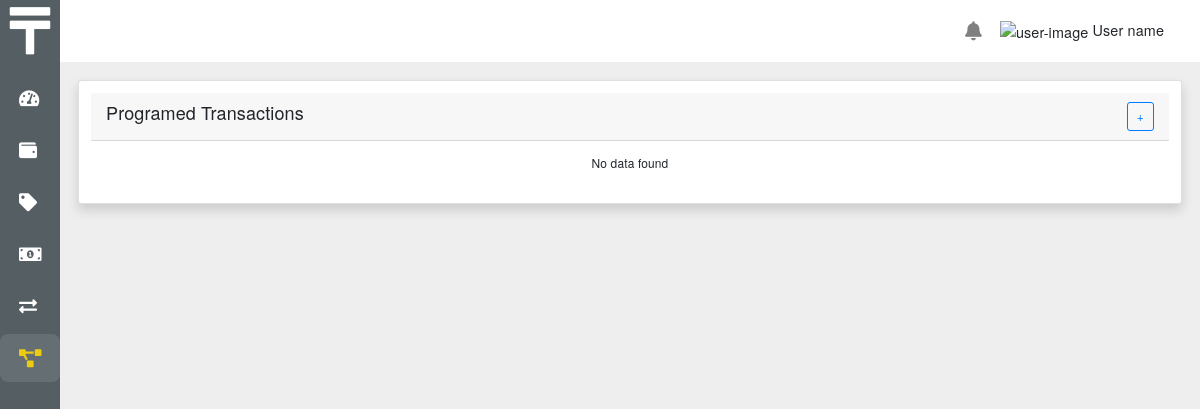
Page /programed_transactions/ on the earlier database version.
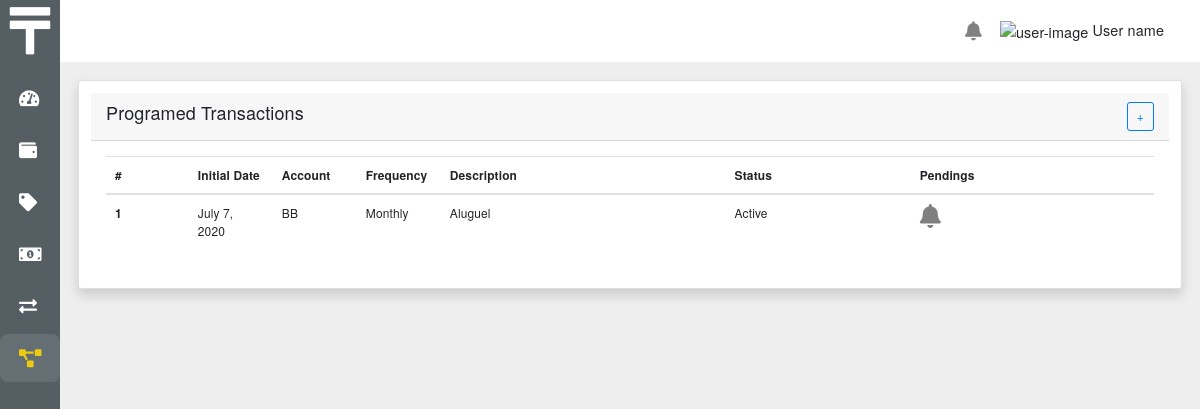
Same page on the later database version.
### core/models.py (models this page shows, shortened)
class ProgramedTransaction(BaseModel):
    initial_date = models.DateField(default=timezone.now)
    account = models.ForeignKey(
        Account, on_delete=models.PROTECT, related_name='programed_transactions')
    frequency = models.IntegerField(
        choices=FrequencyChoices.choices, default=FrequencyChoices.DIARY)
    value = models.DecimalField(max_digits=15, decimal_places=2, default=0.0)
    description = models.CharField(max_length=100, null=True, blank=True)
    observation = models.CharField(max_length=200, null=True, blank=True)
    category = models.ForeignKey(Category, on_delete=models.PROTECT)
    last_verification = models.DateField(null=True, blank=True)
    status = models.IntegerField(
        choices=StatusChoices.choices, default=StatusChoices.ACTIVE)
    def __str__(self):
        return self.description
    def get_frequency_label(self):
        return FrequencyChoices(self.frequency).label
    def get_status_label(self):
        return StatusChoices(self.status).label
    def has_pendings(self):
        transactions = self.get_pending_transactions()
        return len(transactions) > 0
    def get_pending_transactions(self):
        today = date.today()
        pendings = []
        if (self.last_verification or (today + timedelta(-1))) < today and self.initial_date < today:
            generator = self.Generator(self)
            pendings = generator.get_transactions(timedelta(days=1))
        return pendings
    class Generator:
        def __init__(self, programed_transaction):
            self.programed_transaction = programed_transaction
            self.factory = ObjectFactory()
            self._register()
        def _register(self):
            self.factory.register_builder(
                FrequencyChoices.DIARY, self.DiaryGenerator)
            self.factory.register_builder(
                FrequencyChoices.WEEKLY, self.WeeklyGenerator)
            self.factory.register_builder(
                FrequencyChoices.MONTHLY, self.MonthlyGenerator)
            self.factory.register_builder(
                FrequencyChoices.YEARLY, self.YearlyGenerator)
        def get_transactions(self, dt):
            frequency = FrequencyChoices(self.programed_transaction.frequency)
            builder = self.factory.create(frequency)
            return builder.generate(self.programed_transaction, dt)
        class BaseGenerator:
            def generate(self, programed_transaction, dt):
                transaction_list = []
                min_date = timedelta(days=1)
                day = programed_transaction.initial_date
                while day <= date.today():
                    if (dt == min_date) or (day == dt.date()):
                        transactions = programed_transaction.transactions.filter(
                            date=day)
                        if transactions.count() == 0:
                            transaction = Transaction(
                                value=programed_transaction.value,
                                date=day,
                                description=programed_transaction.description,
                                observation=programed_transaction.observation,
                                account=programed_transaction.account,
                                category=programed_transaction.category,
                                status=StatusTransactionChoices.PENDING,
                                programed_transaction=programed_transaction
                            )
                            transaction_list.append(transaction)
                    day = self.get_next_day(day)
                return transaction_list
        class DiaryGenerator(BaseGenerator):
            def get_next_day(self, day):
                return day + timedelta(days=1)
            def generate(self, programed_transaction, dt):
                return super().generate(programed_transaction, dt)
        class WeeklyGenerator(BaseGenerator):
            def get_next_day(self, day):
                return day + timedelta(days=7)
            def generate(self, programed_transaction, dt):
                return super().generate(programed_transaction, dt)
        class MonthlyGenerator(BaseGenerator):
            def get_next_day(self, day):
                year = day.year
                month = day.month + 1
                if month > 12:
                    month = 1
                    year += 1
                days_in_month = monthrange(year, month)[1]
                return day + timedelta(days=days_in_month)
            def generate(self, programed_transaction, dt):
                return super().generate(programed_transaction, dt)
        class YearlyGenerator(BaseGenerator):
            def get_next_day(self, day):
                return day.replace(year=day.year + 1)
            def generate(self, programed_transaction, dt):
                return super().generate(programed_transaction, dt)

class Account(BaseModel):
    description = models.CharField(max_length=25, null=False, blank=False)
    status = models.IntegerField(
        choices=StatusChoices.choices, default=StatusChoices.ACTIVE)
    type = models.IntegerField(
        choices=AccountTypeChoices.choices, default=AccountTypeChoices.CA)
    opening_balance = models.DecimalField(max_digits=10, decimal_places=2)
    opening_type = models.IntegerField(
        choices=MovementTypeChoices.choices, default=MovementTypeChoices.POSITIVE)
    opening_balance_date = models.DateField()
    color = models.IntegerField(
        choices=ColorChoices.choices, default=ColorChoices.PRIMARY)
    def __str__(self):
        return self.description

### core/views.py (the view)
# urls.py: path('programed_transactions/', views.programed_transaction_list,
def programed_transaction_list(request):
    programed_transactions = ProgramedTransaction.objects.all().order_by('-id')
    return render(request, 'programed_transaction/programed_transaction_list.html', {'programed_transactions': programed_transactions})

### core/common/models.py (called while the page is built)
    def register_builder(self, key, builder):
        self._builders[key] = builder

    def create(self, key, **kwargs):
        builder = self._builders.get(key)
        if not builder:
            raise ValueError(key)
        return builder(**kwargs)

### core/templatetags/tags.py (called while the page is built)
@register.filter('startswith')
def startswith(text, starts):
    if isinstance(text, str):
        return text.startswith(starts)
    return False

### core/templates/programed_transaction/programed_transaction_list.html (shortened to what this page needs)
{% extends 'base.html' %}
{% load static %}
{% block main %}
<div class="row">
  <div class="col-md-12">
    <div class="card shadow p-3 mb-5 bg-white rounded">
      <div class="card-header">
        <h4>Programed Transactions</h4>
        <a class="btn btn-outline-primary" href="{% url 'programed_transaction_new' %}">+</a>
      </div>
      <div class="card-body">
        {% if programed_transactions %}
        <table class="table">
          <thead>
            <tr>
              <th scope="col">#</th>
              <th scope="col">Initial Date</th>
              <th scope="col">Account</th>
              <th scope="col">Frequency</th>
              <th scope="col">Description</th>
              <th scope="col">Status</th>
              <th scope="col">Pendings</th>
            </tr>
          </thead>
          <tbody>
            {% for programed_transaction in programed_transactions %}
            <tr class="table-item-link" data-href="{% url 'programed_transaction_form' programed_transaction.id %}">
              <th scope="row">{{ programed_transaction.id }}</th>
              <td class="date">{{ programed_transaction.initial_date }}</td>
              <td class="date">{{ programed_transaction.account }}</td>
              <td class="date">{{ programed_transaction.get_frequency_label }}</td>
              <td>{{ programed_transaction }}</td>
              <td>{{ programed_transaction.get_status_label }}</td>
              <td>
                {% if programed_transaction.has_pendings %}
                <a class="notification-link" href="{% url 'programed_transaction_pending' programed_transaction.id %}">
                  <i class="fas fa-bell fa-2x"></i>
                </a>
                {% endif %}
              </td>
            </tr>
            {% endfor  %}
          </tbody>
        </table>
        {% else %}
        <div style="display: flex; justify-content: center;">
          <h6>No data found</h6>
        </div>
        {% endif %}
      </div>
    </div>
  </div>
</div>
{% endblock main %}

Differences in the rows shown:
added ProgramedTransaction: id "1", initial_date "July 7, 2020", account "BB", get_frequency_label "Monthly", description "Aluguel", get_status_label "Active", value 1256.53 (drawn)
Other differences:
text no longer shown: "No data found"
text now shown: "# Initial Date Account Frequency Description Status Pendings"
